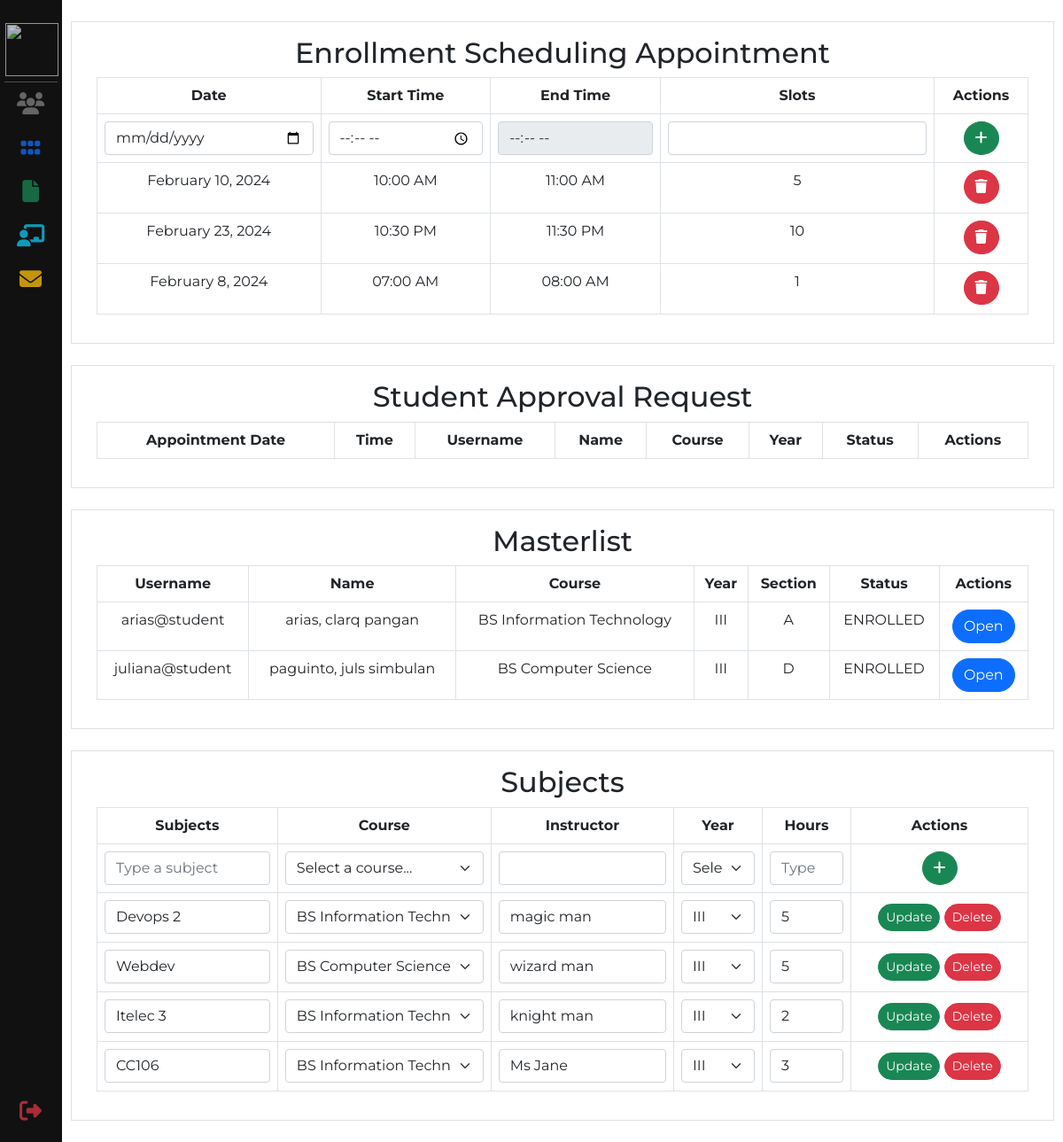
The app's page /admin-files/enrollmentSystem.php (signed in) with its own data.
### tables this page shows
CREATE TABLE `tbl_appointment` (
  `appointmentID` int(255) NOT NULL,
  `date` date NOT NULL,
  `start_time` time NOT NULL,
  `slots` int(100) NOT NULL
);

CREATE TABLE `tbl_student` (
  `studentID` int(255) NOT NULL,
  `username` varchar(200) NOT NULL,
  `password` varchar(200) NOT NULL,
  `section` varchar(200) DEFAULT NULL,
  `year` varchar(50) NOT NULL,
  `courseID` int(200) NOT NULL,
  `appointmentID` int(200) NOT NULL,
  `statusID` int(200) NOT NULL
);

CREATE TABLE `tbl_student_info` (
  `student_infoID` int(255) NOT NULL,
  `studentID` int(200) NOT NULL,
  `email` varchar(200) NOT NULL,
  `fName` varchar(200) NOT NULL,
  `lName` varchar(200) NOT NULL,
  `mName` varchar(50) NOT NULL,
  `sex` varchar(200) NOT NULL,
  `bday` date NOT NULL,
  `homeAddress` varchar(200) NOT NULL,
  `phoneNo.` bigint(200) NOT NULL,
  `guardianName` varchar(200) NOT NULL,
  `guardianPhoneNo` bigint(200) NOT NULL,
  `guardianAddress` varchar(200) NOT NULL,
  `elementary` varchar(200) NOT NULL,
  `elementaryYear` int(100) NOT NULL,
  `juniorHigh` varchar(200) NOT NULL,
  `juniorHighYear` int(100) NOT NULL,
  `seniorHigh` varchar(200) NOT NULL,
  `seniorHighYear` int(100) NOT NULL
);

CREATE TABLE `tbl_course` (
  `courseID` int(255) NOT NULL,
  `courseName` varchar(200) NOT NULL
);

CREATE TABLE `tbl_status` (
  `statusID` int(255) NOT NULL,
  `status` varchar(200) NOT NULL
);

CREATE TABLE `tbl_subject` (
  `subjectID` int(255) NOT NULL,
  `subjectName` varchar(200) NOT NULL,
  `courseID` int(255) NOT NULL,
  `instructor` varchar(200) NOT NULL,
  `year` varchar(50) NOT NULL,
  `hours` int(50) NOT NULL
);

### admin-files/enrollmentSystem.php (the view, shortened to what this page needs)
<?php include 'admin-includes/header.php'; ?>
<div class="main">
    <div class="container-fluid border text-center my-4 p-3">
        <h2>Enrollment Scheduling Appointment</h2>
        <div class="container table-responsive">
            <table class="table table-bordered">
                <thead>
                    <tr>
                        <th>Date</th>
                        <th>Start Time</th>
                        <th>End Time</th>
                        <th>Slots</th>
                        <th>Actions</th>
                    </tr>
                </thead>
                <tbody>
                    <form action="../config/appointment_ctrl.php" method="post">
                        <tr>
                            <td>
                                <input type="date" name="appointmentDate" class="form-control">
                            </td>
                            <td>
                                <input type="time" name="startTime" id="startTime" class="form-control"
                                    oninput="calculateEndTime()">
                            </td>
                            <td>
                                <input type="time" name="endTime" id="endTime" class="form-control" readonly>
                            </td>
                            <td>
                                <input type="number" name="slots" class="form-control">
                            </td>
                            <td>
                                <button class="btn btn-success rounded-circle" data-bs-toggle="tooltip"
                                    data-bs-placement="right" title="Add" type="submit" name="addAppointment">
                                    <i class="fa-solid fa-plus"></i>
                                </button>
                            </td>
                        </tr>
                    </form>
                    <?php
                    $AppointmentSql = "SELECT * FROM `tbl_appointment`";
                    $showAppointments = $conn->query($AppointmentSql);
                    while ($row = $showAppointments->fetch_assoc()) {
                        $start_time = strtotime($row['start_time']);
                        $end_time = strtotime('+1 hour', $start_time);
                        ?>
                        <tr>
                            <td>
                                <p>
                                    <?= date('F j, Y', strtotime($row['date'])) ?>
                                </p>
                            </td>
                            <td>
                                <p>
                                    <?= date('h:i A', $start_time) ?>
                                </p>
                            </td>
                            <td>
                                <p>
                                    <?= date('h:i A', $end_time) ?>
                                </p>
                            </td>
                            <td>
                                <p>
                                    <?= $row['slots'] ?>
                                </p>
                            </td>
                            <td><button class="btn btn-danger rounded-pill" data-bs-toggle="modal"
                                    data-bs-target="#DeleteSlotModal<?= $row['appointmentID'] ?>"><i
                                        class="fa-solid fa-trash"></i></button>
                            </td>
                        </tr>
                    <?php }
                    ?>
                </tbody>
            </table>
        </div>
    </div>
    <div class="container-fluid border text-center my-4 p-3">
        <h2>Student Approval Request</h2>
        <div class="container table-responsive">
            <table class="table table-bordered">
                <thead>
                    <tr>
                        <th>Appointment Date</th>
                        <th>Time</th>
                        <th>Username</th>
                        <th>Name</th>
                        <th>Course</th>
                        <th>Year</th>
                        <th>Status</th>
                        <th>Actions</th>
                    </tr>
                </thead>
            </table>
        </div>
    </div>
    <div class="container-fluid border text-center my-4 p-3">
        <h2>Masterlist</h2>
        <div class="container table-responsive">
            <table class="table table-bordered">
                <thead>
                    <tr>
                        <th>Username</th>
                        <th>Name</th>
                        <th>Course</th>
                        <th>Year</th>
                        <th>Section</th>
                        <th>Status</th>
                        <th>Actions</th>
                    </tr>
                </thead>
                <tbody>
                    <?php
                    $masterlist_studentSql = "SELECT *
                        FROM tbl_student
                        INNER JOIN tbl_appointment ON tbl_student.appointmentID = tbl_appointment.appointmentID
                        INNER JOIN tbl_course ON tbl_student.courseID = tbl_course.courseID
                        INNER JOIN tbl_status ON tbl_status.statusID = tbl_student.statusID
                        INNER JOIN tbl_student_info ON tbl_student.studentID = tbl_student_info.studentID
                        WHERE tbl_student.statusID = 2";
                    $result = $conn->query($masterlist_studentSql);
                    while ($row = $result->fetch_assoc()) {
                        ?>
                        <tr>
                            <td><?=$row['username']?></td>
                            <td><?=$row['lName'].', '.$row['fName'].' '.$row['mName']?></td>
                            <td><?=$row['courseName']?></td>
                            <td><?=$row['year']?></td>
                            <td><?=$row['section']?></td>
                            <td><?=$row['status']?></td>
                            <td>
                                <button class="btn btn-primary rounded-pill" data-bs-toggle="modal"
                                    data-bs-target="#OpenStudentMasterlistModal<?=$row['studentID']?>">Open</button>
                            </td>
                        </tr>
                    <?php } ?>
                </tbody>
            </table>
        </div>
    </div>
    <div class="container-fluid border text-center my-4 p-3">
        <h2>Subjects</h2>
        <div class="container table-responsive">
            <table class="table table-bordered">
                <thead>
                    <tr>
                        <th>Subjects</th>
                        <th>Course</th>
                        <th>Instructor</th>
                        <th style="width: 100px;">Year</th>
                        <th style="width: 100px;">Hours</th>
                        <th style="width: 200px;">Actions</th>
                    </tr>
                </thead>
                <tbody>
                    <form action="../config/subject_ctrl.php" method="post">
                        <tr>
                            <td>
                                <input type="text" name="subject" class="form-control" placeholder="Type a subject">
                            </td>
                            <td>
                                <select name="course" class="form-select">
                                    <option selected>Select a course...</option>
                                </select>
                            </td>
                            <td>
                                <input type="text" name="instructor" class="form-control">
                            </td>
                            <td>
                                <select name="year" class="form-select">
                                    <option selected>Select a year level...</option>
                                </select>
                            </td>
                            <td>
                                <input type="number" min="1" name="hours" id="" class="form-control"
                                    placeholder="Type no. of hours">
                            </td>
                            <td><button type="submit" class="btn btn-success rounded-circle" data-bs-toggle="tooltip"
                                    data-bs-placement="right" title="Add" name="btn_addSubject"><i
                                        class="fa-solid fa-plus"></i></button></td>
                        </tr>
                    </form>
                    <?php
                    $subjectSql = 'SELECT * FROM `tbl_subject` INNER JOIN tbl_course WHERE tbl_subject.courseID = tbl_course.courseID';
                    $showSubject = $conn->query($subjectSql);
                    while ($row = $showSubject->fetch_assoc()) {
                        ?>
                        <tr>
                            <form action="../config/subject_ctrl.php" method="post">
                                <td>
                                    <input type="text" name="subject" value="<?= $row['subjectName'] ?>" id=""
                                        class="form-control">
                                </td>
                                <td>
                                    <select name="course" class="form-select">
                                        <?php
                                        $courseSql = "SELECT * FROM `tbl_course`";
                                        $showCourse = $conn->query($courseSql);
                                        while ($row2 = $showCourse->fetch_assoc()) {
                                            ?>
                                            <option value="<?= $row2['courseID'] ?>" <?php if ($row2['courseID'] == $row['courseID']) {
                                                  echo "selected";
                                              } ?>>
                                                <?= $row2['courseName'] ?>
                                            </option>
                                        <?php }
                                        ?>
                                    </select>
                                </td>
                                <td>
                                    <input type="text" name="instructor" value="<?= $row['instructor'] ?>"
                                        class="form-control">
                                </td>
                                <td>
                                    <select name="year" class="form-select">
                                        <option value="III" <?php if ($row['year'] == 'III') {
                                            echo "selected";
                                        } ?>>III</option>
                                    </select>
                                </td>
                                <td>
                                    <input type="number" name="hours" id="" value="<?= $row['hours'] ?>"
                                        class="form-control">
                                </td>
                                <td>
                                    <button type="submit" class="btn btn-success btn-sm  my-1 rounded-pill"
                                        name="btn_updSubject">Update</button>
                                    <button type="button" class="btn btn-danger btn-sm  my-1 rounded-pill"
                                        data-bs-toggle="modal"
                                        data-bs-target="#DeleteSubjectModal<?= $row['subjectID'] ?>">Delete</button>
                                </td>
                            </form>
                        </tr>
                    <?php }
                    ?>
                </tbody>
            </table>
        </div>
    </div>
</div>
<?php include 'admin-includes/footer.php'; ?>

### assets/custom/admin-style.css (style rules this page uses)
.main { margin-left: 70px; padding: 0px 10px; }

### assets/custom/style-custom.css (style rules this page uses)
body { font-family: 'Montserrat', sans-serif; }

### records on screen
tbl_appointment: date "February 10, 2024", start_time "10:00 AM", start_time "11:00 AM", slots "5"
tbl_appointment: date "February 23, 2024", start_time "10:30 PM", start_time "11:30 PM", slots "10"
tbl_appointment: date "February 8, 2024", start_time "07:00 AM", start_time "08:00 AM", slots "1"
tbl_student: username "arias@student", tbl_student_info.lName "arias", tbl_student_info.fName "clarq", tbl_student_info.mName "pangan", courseID.courseName "BS Information Technology", year "III", section "A", statusID.status "ENROLLED"
tbl_student: username "juliana@student", tbl_student_info.lName "paguinto", tbl_student_info.fName "juls", tbl_student_info.mName "simbulan", courseID.courseName "BS Computer Science", year "III", section "D", statusID.status "ENROLLED"
tbl_subject: subject "Devops 2", instructor "magic man", year "III", hours "5"
tbl_subject: subject "Webdev", instructor "wizard man", year "III", hours "5"
tbl_subject: subject "Itelec 3", instructor "knight man", year "III", hours "2"
tbl_subject: subject "CC106", instructor "Ms Jane", year "III", hours "3"

### other values on screen
form field course "BS Information Technology"
form field course "BS Computer Science"
